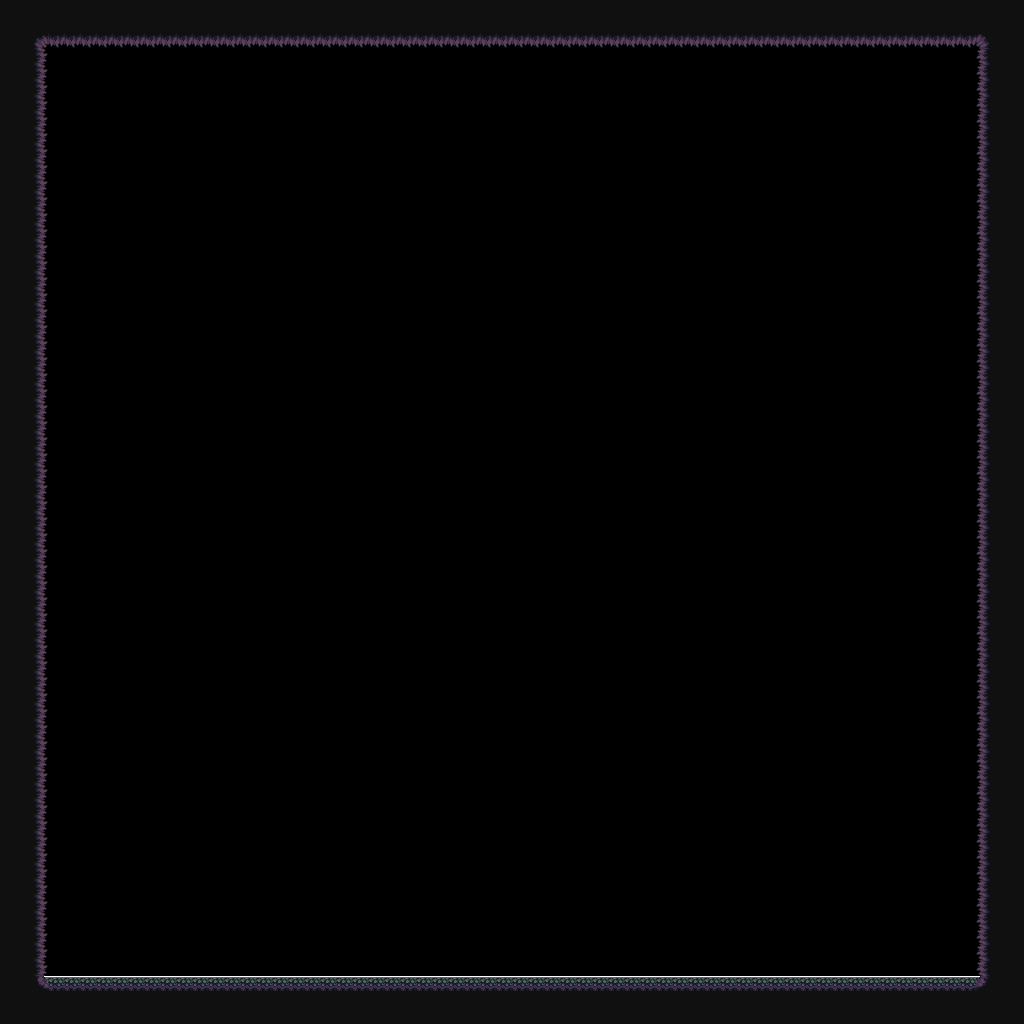

A level layout from a 2D game, rendered from its tile map. Below: a short description, then the map file with tile-grid data replaced by summaries:
An orthogonal 64x64 tile map with 16x16 px tiles, 12 tile layers (Background, BG3, Background2, Collision, ...), 2 tilesets.

<map version="1.2" tiledversion="1.2.0" orientation="orthogonal" renderorder="right-down" width="64" height="64" tilewidth="16" tileheight="16" infinite="0" nextlayerid="24" nextobjectid="1">
 <tileset firstgid="1" source="../blue_castle_tiles.tsx" />
 <tileset firstgid="257" source="../purple_ruins_tiles.tsx" />
 <layer id="12" name="Background" width="64" height="64">
  <data>[4096 cells, 4096 non-empty, 1 distinct tile ids]</data>
 </layer>
 <layer id="13" name="BG3" width="64" height="64">
  <data>[4096 cells, 0 non-empty, 0 distinct tile ids]</data>
 </layer>
 <layer id="14" name="Background2" width="64" height="64">
  <data>[4096 cells, 0 non-empty, 0 distinct tile ids]</data>
 </layer>
 <layer id="15" name="Collision" width="64" height="64">
  <properties>
   <property name="unity:layer" value="Collision" />
  </properties>
  <data>[4096 cells, 0 non-empty, 0 distinct tile ids]</data>
 </layer>
 <layer id="23" name="Normal" width="64" height="64">
  <data>[4096 cells, 732 non-empty, 9 distinct tile ids]</data>
 </layer>
 <layer id="16" name="CollisionSpikes" width="64" height="64">
  <data>[4096 cells, 0 non-empty, 0 distinct tile ids]</data>
 </layer>
 <layer id="17" name="Lights1" width="64" height="64">
  <data>[4096 cells, 0 non-empty, 0 distinct tile ids]</data>
 </layer>
 <layer id="18" name="Lights2" width="64" height="64">
  <data>[4096 cells, 0 non-empty, 0 distinct tile ids]</data>
 </layer>
 <layer id="19" name="Hidden" width="64" height="64">
  <properties>
   <property name="unity:sortingLayerName" value="Foreground" />
  </properties>
  <data>[4096 cells, 0 non-empty, 0 distinct tile ids]</data>
 </layer>
 <layer id="20" name="Platforms" width="64" height="64">
  <properties>
   <property name="unity:layer" value="Platform" />
  </properties>
  <data>[4096 cells, 0 non-empty, 0 distinct tile ids]</data>
 </layer>
 <layer id="21" name="Platforms2" width="64" height="64">
  <properties>
   <property name="unity:layer" value="Platform" />
  </properties>
  <data>[4096 cells, 0 non-empty, 0 distinct tile ids]</data>
 </layer>
 <layer id="22" name="Foreground" width="64" height="64">
  <properties>
   <property name="unity:sortingLayerName" value="Foreground" />
  </properties>
  <data>[4096 cells, 0 non-empty, 0 distinct tile ids]</data>
 </layer>
</map>
